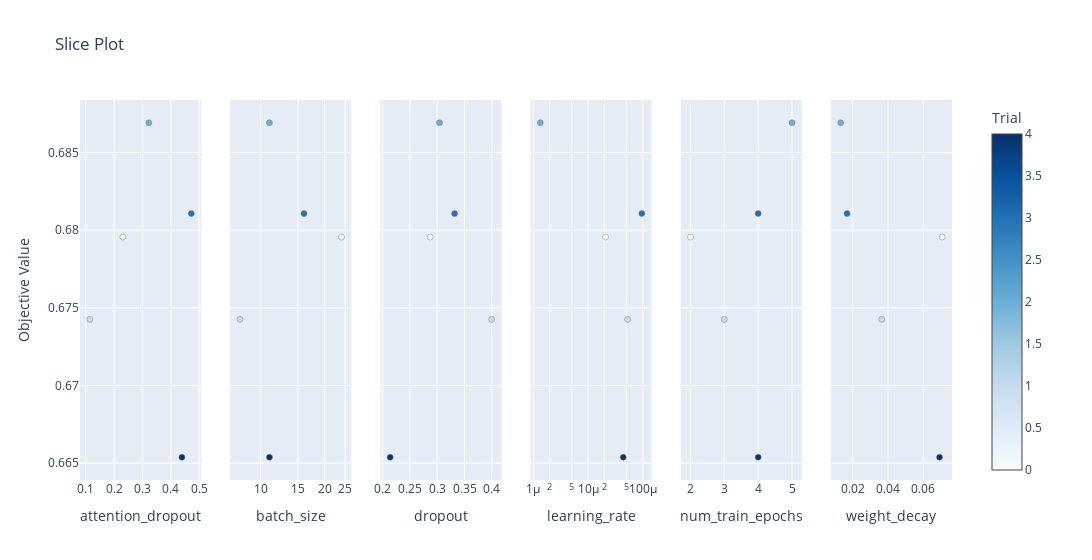

This figure's notebook cell:
### Code cell
vis.plot_slice(study)

### Figure 1 — Plotly figure (JSON) as saved in the notebook; plotly's stock layout.template omitted (floating-point values rounded to 4 significant figures)
{"data": [{"marker": {"color": [0, 1, 2, 3, 4], "colorbar": {"title": {"text": "Trial"}, "x": 1, "xpad": 40}, "colorscale": [[0, "rgb(247,251,255)"], [0.125, "rgb(222,235,247)"], [0.25, "rgb(198,219,239)"], [0.375, "rgb(158,202,225)"], [0.5, "rgb(107,174,214)"], [0.625, "rgb(66,146,198)"], [0.75, "rgb(33,113,181)"], [0.875, "rgb(8,81,156)"], [1, "rgb(8,48,107)"]], "line": {"color": "Grey", "width": 0.5}, "showscale": true}, "mode": "markers", "showlegend": false, "type": "scatter", "x": [0.2311, 0.1142, 0.3224, 0.4727, 0.4396], "xaxis": "x", "y": [0.6796, 0.6743, 0.6869, 0.6811, 0.6654], "yaxis": "y"}, {"marker": {"color": [0, 1, 2, 3, 4], "colorbar": {"title": {"text": "Trial"}, "x": 1, "xpad": 40}, "colorscale": [[0, "rgb(247,251,255)"], [0.125, "rgb(222,235,247)"], [0.25, "rgb(198,219,239)"], [0.375, "rgb(158,202,225)"], [0.5, "rgb(107,174,214)"], [0.625, "rgb(66,146,198)"], [0.75, "rgb(33,113,181)"], [0.875, "rgb(8,81,156)"], [1, "rgb(8,48,107)"]], "line": {"color": "Grey", "width": 0.5}, "showscale": false}, "mode": "markers", "showlegend": false, "type": "scatter", "x": [24, 8, 11, 16, 11], "xaxis": "x2", "y": [0.6796, 0.6743, 0.6869, 0.6811, 0.6654], "yaxis": "y2"}, {"marker": {"color": [0, 1, 2, 3, 4], "colorbar": {"title": {"text": "Trial"}, "x": 1, "xpad": 40}, "colorscale": [[0, "rgb(247,251,255)"], [0.125, "rgb(222,235,247)"], [0.25, "rgb(198,219,239)"], [0.375, "rgb(158,202,225)"], [0.5, "rgb(107,174,214)"], [0.625, "rgb(66,146,198)"], [0.75, "rgb(33,113,181)"], [0.875, "rgb(8,81,156)"], [1, "rgb(8,48,107)"]], "line": {"color": "Grey", "width": 0.5}, "showscale": false}, "mode": "markers", "showlegend": false, "type": "scatter", "x": [0.287, 0.3997, 0.3042, 0.3318, 0.2138], "xaxis": "x3", "y": [0.6796, 0.6743, 0.6869, 0.6811, 0.6654], "yaxis": "y3"}, {"marker": {"color": [0, 1, 2, 3, 4], "colorbar": {"title": {"text": "Trial"}, "x": 1, "xpad": 40}, "colorscale": [[0, "rgb(247,251,255)"], [0.125, "rgb(222,235,247)"], [0.25, "rgb(198,219,239)"], [0.375, "rgb(158,202,225)"], [0.5, "rgb(107,174,214)"], [0.625, "rgb(66,146,198)"], [0.75, "rgb(33,113,181)"], [0.875, "rgb(8,81,156)"], [1, "rgb(8,48,107)"]], "line": {"color": "Grey", "width": 0.5}, "showscale": false}, "mode": "markers", "showlegend": false, "type": "scatter", "x": [2.096e-05, 5.304e-05, 1.341e-06, 9.665e-05, 4.416e-05], "xaxis": "x4", "y": [0.6796, 0.6743, 0.6869, 0.6811, 0.6654], "yaxis": "y4"}, {"marker": {"color": [0, 1, 2, 3, 4], "colorbar": {"title": {"text": "Trial"}, "x": 1, "xpad": 40}, "colorscale": [[0, "rgb(247,251,255)"], [0.125, "rgb(222,235,247)"], [0.25, "rgb(198,219,239)"], [0.375, "rgb(158,202,225)"], [0.5, "rgb(107,174,214)"], [0.625, "rgb(66,146,198)"], [0.75, "rgb(33,113,181)"], [0.875, "rgb(8,81,156)"], [1, "rgb(8,48,107)"]], "line": {"color": "Grey", "width": 0.5}, "showscale": false}, "mode": "markers", "showlegend": false, "type": "scatter", "x": [2, 3, 5, 4, 4], "xaxis": "x5", "y": [0.6796, 0.6743, 0.6869, 0.6811, 0.6654], "yaxis": "y5"}, {"marker": {"color": [0, 1, 2, 3, 4], "colorbar": {"title": {"text": "Trial"}, "x": 1, "xpad": 40}, "colorscale": [[0, "rgb(247,251,255)"], [0.125, "rgb(222,235,247)"], [0.25, "rgb(198,219,239)"], [0.375, "rgb(158,202,225)"], [0.5, "rgb(107,174,214)"], [0.625, "rgb(66,146,198)"], [0.75, "rgb(33,113,181)"], [0.875, "rgb(8,81,156)"], [1, "rgb(8,48,107)"]], "line": {"color": "Grey", "width": 0.5}, "showscale": false}, "mode": "markers", "showlegend": false, "type": "scatter", "x": [0.07079, 0.03644, 0.01313, 0.01676, 0.06928], "xaxis": "x6", "y": [0.6796, 0.6743, 0.6869, 0.6811, 0.6654], "yaxis": "y6"}], "layout": {"title": {"text": "Slice Plot"}, "width": 1800, "xaxis": {"anchor": "y", "domain": [0, 0.1389], "title": {"text": "attention_dropout"}}, "xaxis2": {"anchor": "y2", "domain": [0.1722, 0.3111], "title": {"text": "batch_size"}, "type": "log"}, "xaxis3": {"anchor": "y3", "domain": [0.3444, 0.4833], "title": {"text": "dropout"}}, "xaxis4": {"anchor": "y4", "domain": [0.5167, 0.6556], "title": {"text": "learning_rate"}, "type": "log"}, "xaxis5": {"anchor": "y5", "domain": [0.6889, 0.8278], "title": {"text": "num_train_epochs"}}, "xaxis6": {"anchor": "y6", "domain": [0.8611, 1], "title": {"text": "weight_decay"}}, "yaxis": {"anchor": "x", "domain": [0, 1], "title": {"text": "Objective Value"}}, "yaxis2": {"anchor": "x2", "domain": [0, 1], "matches": "y", "showticklabels": false}, "yaxis3": {"anchor": "x3", "domain": [0, 1], "matches": "y", "showticklabels": false}, "yaxis4": {"anchor": "x4", "domain": [0, 1], "matches": "y", "showticklabels": false}, "yaxis5": {"anchor": "x5", "domain": [0, 1], "matches": "y", "showticklabels": false}, "yaxis6": {"anchor": "x6", "domain": [0, 1], "matches": "y", "showticklabels": false}}}
